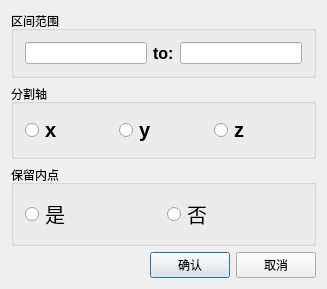
<?xml version="1.0" encoding="UTF-8"?>
<ui version="4.0">
 <class>CrossSectionSetViewClass</class>
 <widget class="QDialog" name="CrossSectionSetViewClass">
  <property name="geometry">
   <rect>
    <x>0</x>
    <y>0</y>
    <width>327</width>
    <height>264</height>
   </rect>
  </property>
  <property name="windowTitle">
   <string>CrossSectionSetView</string>
  </property>
  <layout class="QVBoxLayout" name="verticalLayout">
   <item>
    <widget class="QGroupBox" name="groupBox">
     <property name="title">
      <string>区间范围</string>
     </property>
     <layout class="QHBoxLayout" name="horizontalLayout_3">
      <item>
       <widget class="QLineEdit" name="StartLineEdit"/>
      </item>
      <item>
       <widget class="QLabel" name="label">
        <property name="font">
         <font>
          <family>Yu Gothic UI</family>
          <pointsize>12</pointsize>
          <weight>75</weight>
          <bold>true</bold>
         </font>
        </property>
        <property name="text">
         <string>to:</string>
        </property>
       </widget>
      </item>
      <item>
       <widget class="QLineEdit" name="EndLineEdit"/>
      </item>
     </layout>
    </widget>
   </item>
   <item>
    <widget class="QGroupBox" name="groupBox_2">
     <property name="title">
      <string>分割轴</string>
     </property>
     <layout class="QHBoxLayout" name="horizontalLayout_4">
      <item>
       <widget class="QRadioButton" name="XradioButton">
        <property name="font">
         <font>
          <family>Yu Gothic UI</family>
          <pointsize>15</pointsize>
          <weight>75</weight>
          <bold>true</bold>
         </font>
        </property>
        <property name="text">
         <string>x</string>
        </property>
       </widget>
      </item>
      <item>
       <widget class="QRadioButton" name="YradioButton">
        <property name="font">
         <font>
          <family>Yu Gothic UI</family>
          <pointsize>15</pointsize>
          <weight>75</weight>
          <bold>true</bold>
         </font>
        </property>
        <property name="text">
         <string>y</string>
        </property>
       </widget>
      </item>
      <item>
       <widget class="QRadioButton" name="ZradioButton">
        <property name="font">
         <font>
          <family>Yu Gothic UI</family>
          <pointsize>15</pointsize>
          <weight>75</weight>
          <bold>true</bold>
         </font>
        </property>
        <property name="text">
         <string>z</string>
        </property>
       </widget>
      </item>
     </layout>
    </widget>
   </item>
   <item>
    <widget class="QGroupBox" name="groupBox_3">
     <property name="title">
      <string>保留内点</string>
     </property>
     <layout class="QHBoxLayout" name="horizontalLayout_5">
      <item>
       <widget class="QRadioButton" name="YesRadioButton">
        <property name="font">
         <font>
          <family>等线 Light</family>
          <pointsize>15</pointsize>
         </font>
        </property>
        <property name="text">
         <string>是</string>
        </property>
       </widget>
      </item>
      <item>
       <widget class="QRadioButton" name="NoRadioButton">
        <property name="font">
         <font>
          <family>等线 Light</family>
          <pointsize>15</pointsize>
          <weight>50</weight>
          <bold>false</bold>
         </font>
        </property>
        <property name="text">
         <string>否</string>
        </property>
       </widget>
      </item>
     </layout>
    </widget>
   </item>
   <item>
    <layout class="QHBoxLayout" name="horizontalLayout">
     <item>
      <spacer name="horizontalSpacer">
       <property name="orientation">
        <enum>Qt::Horizontal</enum>
       </property>
       <property name="sizeHint" stdset="0">
        <size>
         <width>40</width>
         <height>20</height>
        </size>
       </property>
      </spacer>
     </item>
     <item>
      <widget class="QPushButton" name="okButton">
       <property name="text">
        <string>确认</string>
       </property>
      </widget>
     </item>
     <item>
      <widget class="QPushButton" name="cancelButton">
       <property name="text">
        <string>取消</string>
       </property>
      </widget>
     </item>
    </layout>
   </item>
  </layout>
 </widget>
 <layoutdefault spacing="6" margin="11"/>
 <resources/>
 <connections/>
</ui>
